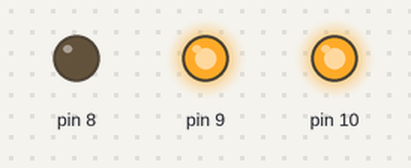
The sketch below on a simulated Arduino Uno, built with avr-gcc and run on an emulated ATmega328P. Parts: output pins drawn as LEDs (lit = HIGH).

Above: at 0.5 s.
At 7.15 s:
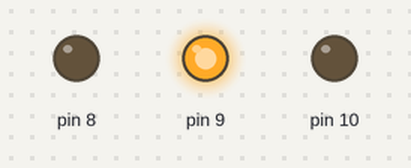
At 9.7 s:
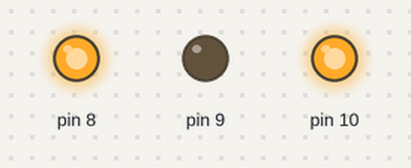
At 12.35 s:
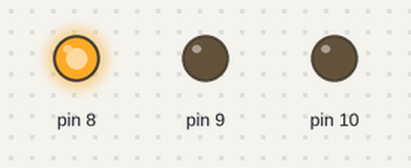
Timing chart, 0 to 16.1 s (numbered marks = the images above):
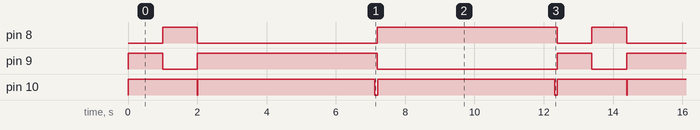

Measured:
- by itself, pin 8: repeats every 12.4 s: LOW 5.2 s, HIGH 5.2 s, LOW 1.0 s, HIGH 1.0 s
- by itself, pin 9: repeats every 12.4 s: LOW 1.0 s, HIGH 5.2 s, LOW 5.2 s, HIGH 1.0 s
- by itself, pin 10: repeats every 12.4 s: LOW 0.02 s, HIGH 5.1 s, LOW 0.09 s, HIGH 5.1 s, LOW 0.07 s, HIGH 2.0 s

The sketch:

armicher.ino
```cpp
void setup() {
  pinMode(9,OUTPUT);
   pinMode(8,OUTPUT);
    pinMode(10,OUTPUT);


}
int i;
void loop() {
  digitalWrite(9,HIGH);
   digitalWrite(8,LOW);
    digitalWrite(10,HIGH);
    delay(1000);

     digitalWrite(9,LOW);
   digitalWrite(8,HIGH);
    digitalWrite(10,HIGH);
    delay(1000);

    for(int i=0;i<=256;i++)
    {
     digitalWrite(9,HIGH);
     digitalWrite(8,LOW);
     digitalWrite(10,i);
     delay(20);
    }

delay(50);

 for(int i=0;i<=256;i++)
 {

 digitalWrite(9,LOW);
   digitalWrite(8,HIGH);
    digitalWrite(10,i);
    delay(20);
 }

delay(50);


}
```
